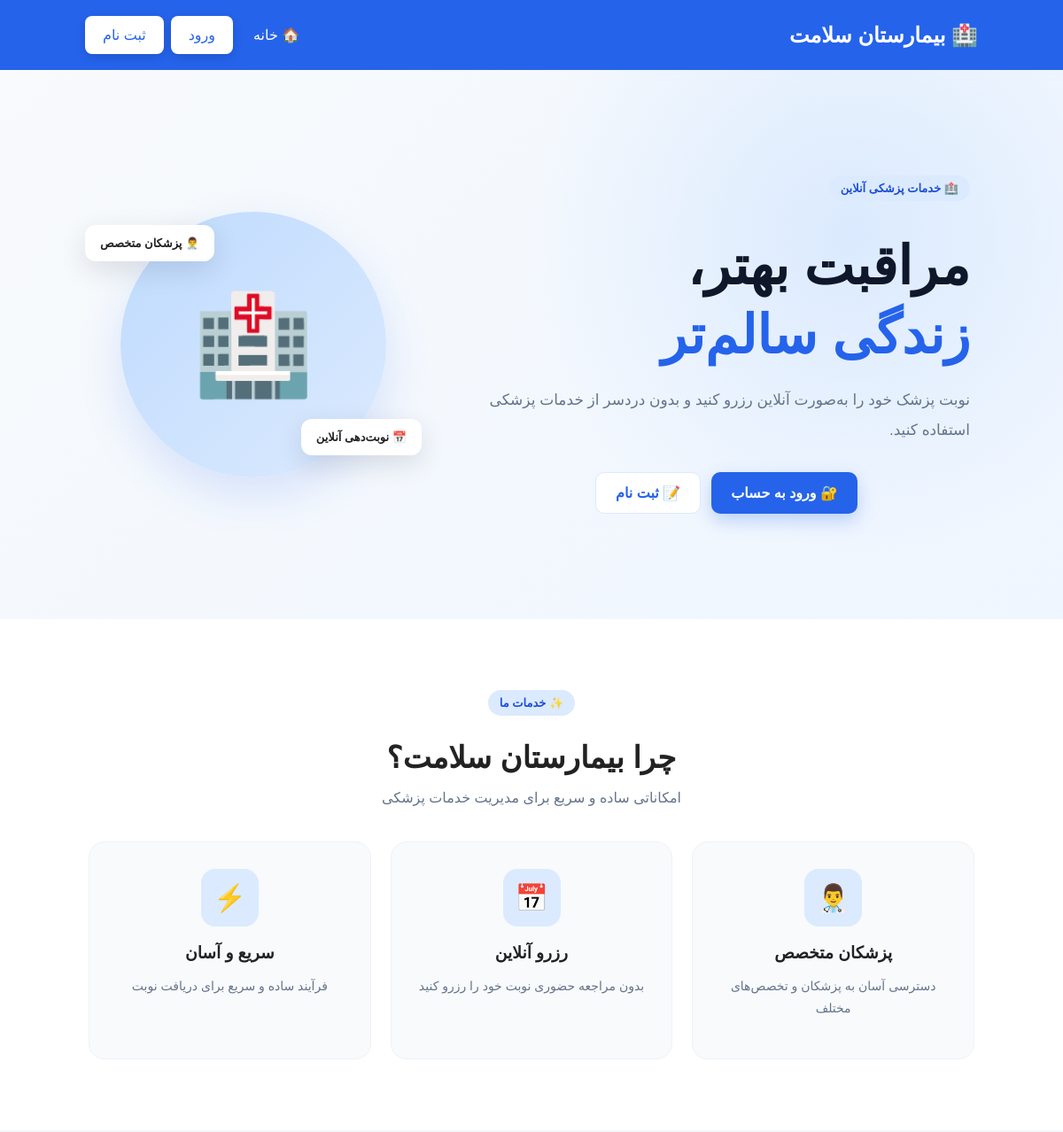
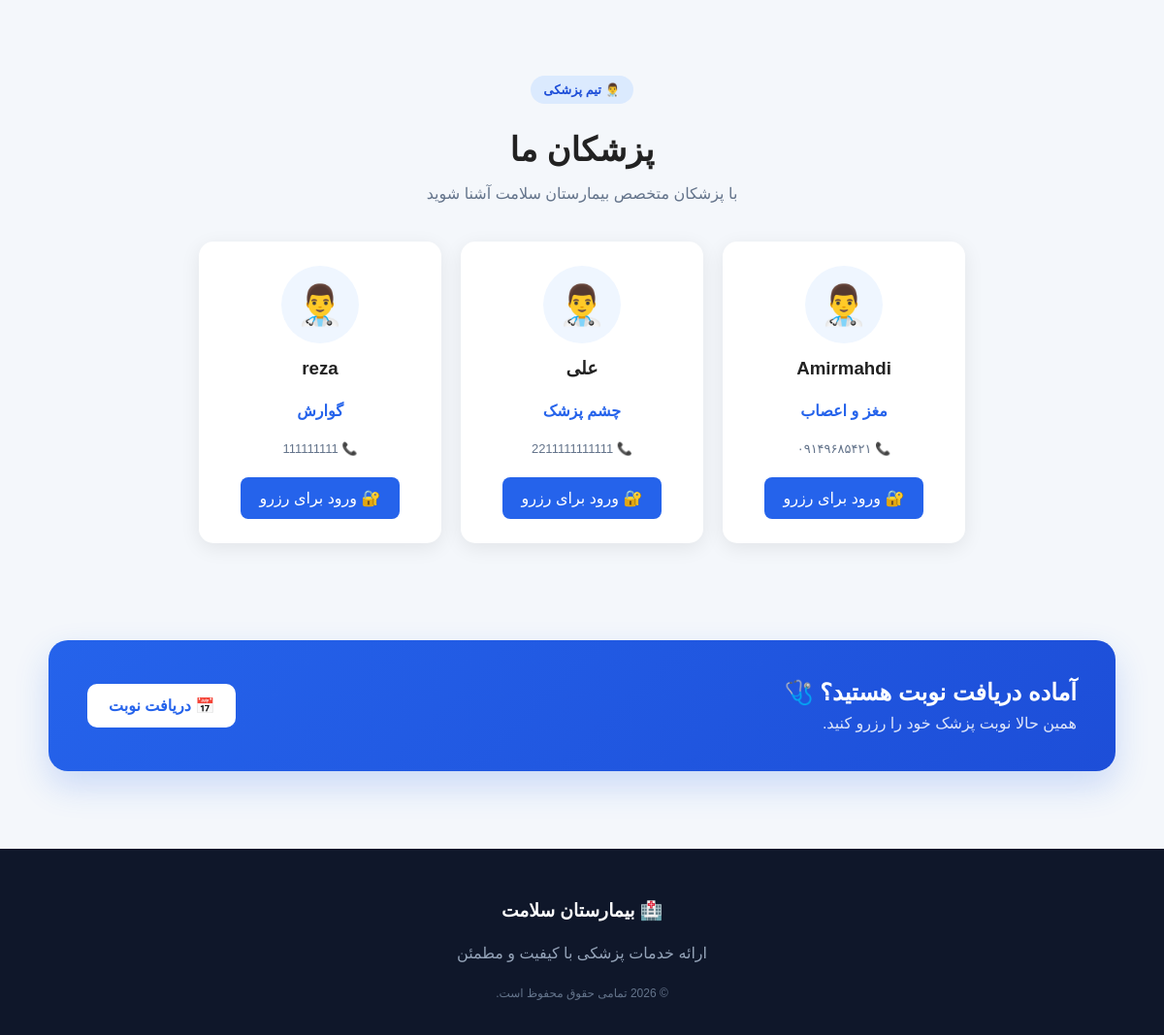
The page / on the database its author committed (2 pictures, top to bottom).
### hospital/models.py (models this page shows, shortened)
class Doctor(models.Model):
    name = models.CharField(max_length=100)
    specialty = models.ForeignKey(
        Specialty,
        on_delete=models.SET_NULL,
        null=True,
        blank=True,
        related_name="doctors",
    )
    phone = models.CharField(max_length=20)

class Specialty(models.Model):
    name = models.CharField(max_length=100, unique=True)
    department = models.ForeignKey(
        Department,
        on_delete=models.SET_NULL,
        null=True,
        blank=True,
        related_name="specialties",
    )
    class Meta:
        verbose_name = "تخصص"
        verbose_name_plural = "تخصص‌ها"
    def __str__(self):
        return self.name

### hospital/views.py (the view)
# urls.py: 2. Add a URL to urlpatterns:  path('', views.home, name='home')
def home(request):
    doctors = Doctor.objects.all()
    return render(request, "home.html", {
        "doctors": doctors
    })

### Templates/home.html (shortened to what this page needs)
{% load static %}
<!DOCTYPE html>
<html lang="fa" dir="rtl">
<head>
    <link rel="stylesheet"
          href="{% static 'css/style.css' %}">
</head>
<body class="home-page">
<nav>
    <h2 class="logo">
        🏥 بیمارستان سلامت
    </h2>
    <div class="nav-links">
        <a href="{% url 'home' %}">
            🏠 خانه
        </a>
        {% if user.is_authenticated %}
            <a
                class="button"
                href="{% url 'profile' %}"
            >
                👤 پروفایل
            </a>
            <a
                class="button"
                href="{% url 'my_appointments' %}"
            >
                📋 نوبت‌های من
            </a>
            {% if user.is_staff %}
                <a
                    class="button"
                    href="{% url 'dashboard' %}"
                >
                    📊 داشبورد
                </a>
            {% endif %}
            <form
                method="POST"
                action="{% url 'logout' %}"
            >
                {% csrf_token %}
                <button type="submit">
                    خروج
                </button>
            </form>
        {% else %}
            <a
                class="button"
                href="{% url 'login' %}"
            >
                ورود
            </a>
            <a
                class="button"
                href="{% url 'register' %}"
            >
                ثبت نام
            </a>
        {% endif %}
    </div>
</nav>
<section class="home-hero">
    <div class="hero-content">
        <span class="hero-badge">
            🏥 خدمات پزشکی آنلاین
        </span>
        <h1>
            مراقبت بهتر،
            <span>زندگی سالم‌تر</span>
        </h1>
        <p>
            نوبت پزشک خود را به‌صورت آنلاین رزرو کنید
            و بدون دردسر از خدمات پزشکی استفاده کنید.
        </p>
        <div class="hero-buttons">
            {% if user.is_authenticated %}
                <a
                    href="{% url 'appointment' %}"
                    class="hero-button primary"
                >
                    📅 رزرو نوبت
                </a>
                <a
                    href="{% url 'my_appointments' %}"
                    class="hero-button secondary"
                >
                    📋 نوبت‌های من
                </a>
            {% else %}
                <a
                    href="{% url 'login' %}"
                    class="hero-button primary"
                >
                    🔐 ورود به حساب
                </a>
                <a
                    href="{% url 'register' %}"
                    class="hero-button secondary"
                >
                    📝 ثبت نام
                </a>
            {% endif %}
        </div>
    </div>
    <div class="hero-visual">
        <div class="hero-circle">
            <div class="hero-hospital-icon">
                🏥
            </div>
        </div>
        <div class="floating-card card-one">
            👨‍⚕️ پزشکان متخصص
        </div>
        <div class="floating-card card-two">
            📅 نوبت‌دهی آنلاین
        </div>
    </div>
</section>
<section class="services-section">
    <div class="section-title">
        <span class="hero-badge">
            ✨ خدمات ما
        </span>
        <h2>
            چرا بیمارستان سلامت؟
        </h2>
        <p>
            امکاناتی ساده و سریع برای مدیریت خدمات پزشکی
        </p>
    </div>
    <div class="services-container">
        <div class="service-card">
            <div class="service-icon">
                👨‍⚕️
            </div>
            <h3>
                پزشکان متخصص
            </h3>
            <p>
                دسترسی آسان به پزشکان و تخصص‌های مختلف
            </p>
        </div>
        <div class="service-card">
            <div class="service-icon">
                📅
            </div>
            <h3>
                رزرو آنلاین
            </h3>
            <p>
                بدون مراجعه حضوری نوبت خود را رزرو کنید
            </p>
        </div>
        <div class="service-card">
            <div class="service-icon">
                ⚡
            </div>
            <h3>
                سریع و آسان
            </h3>
            <p>
                فرآیند ساده و سریع برای دریافت نوبت
            </p>
        </div>
    </div>
</section>
<section class="doctors">
    <div class="section-title">
        <span class="hero-badge">
            👨‍⚕️ تیم پزشکی
        </span>
        <h2>
            پزشکان ما
        </h2>
        <p>
            با پزشکان متخصص بیمارستان سلامت آشنا شوید
        </p>
    </div>
    <div class="doctor-container">
        {% for doctor in doctors %}
            <div class="doctor-card">
                <div class="doctor-avatar">
                    👨‍⚕️
                </div>
                <h3>
                    {{ doctor.name }}
                </h3>
                <p>
                    {{ doctor.specialty }}
                </p>
                <span class="doctor-phone">
                    📞 {{ doctor.phone }}
                </span>
                {% if user.is_authenticated %}
                    <a href="{% url 'appointment' %}">
                        📅 رزرو نوبت
                    </a>
                {% else %}
                    <a href="{% url 'login' %}">
                        🔐 ورود برای رزرو
                    </a>
                {% endif %}
            </div>
        {% empty %}
            <p class="no-doctors">
                هنوز پزشکی ثبت نشده است.
            </p>
        {% endfor %}
    </div>
</section>
<section class="home-cta">
    <div>
        <h2>
            آماده دریافت نوبت هستید؟ 🩺
        </h2>
        <p>
            همین حالا نوبت پزشک خود را رزرو کنید.
        </p>
    </div>
    <a
        href="{% if user.is_authenticated %}{% url 'appointment' %}{% else %}{% url 'login' %}{% endif %}"
        class="hero-button primary"
    >
        📅 دریافت نوبت
    </a>
</section>
<footer>
    <h3>
        🏥 بیمارستان سلامت
    </h3>
    <p>
        ارائه خدمات پزشکی با کیفیت و مطمئن
    </p>
    <span>
        © 2026 تمامی حقوق محفوظ است.
    </span>
</footer>
</body>
</html>

### rows shown on the page
Doctor: name "Amirmahdi", specialty "مغز و اعصاب", phone "۰۹۱۴۹۶۸۵۴۲۱"
Doctor: name "علی", specialty "چشم پزشک", phone "2211111111111"
Doctor: name "reza", specialty "گوارش", phone "111111111"
